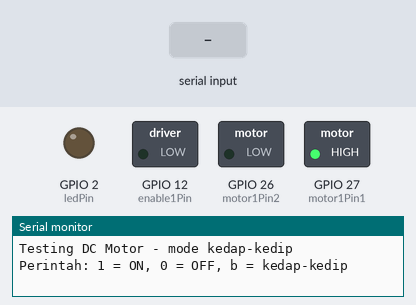
Simulated run of this sketch. Board: ESP32. Parts: switched loads named in the sketch (green lamp = pin HIGH), output pins drawn as LEDs (lit = HIGH), the last lines printed to the serial monitor. Dashed ring = blinking. The inputs (shaded band) are chosen by the test bench.

Above: at 1.2 s.
1.3 s: "b" received over Serial
At 1.55 s:
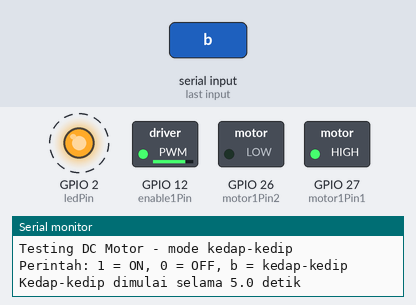
4.3 s: "1" received over Serial
At 5.0 s:
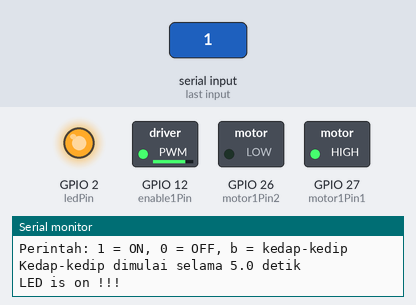
5.8 s: "B" received over Serial
At 11.3 s:
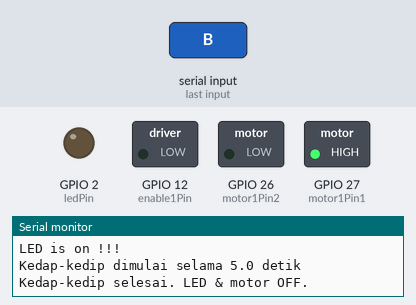
Timing chart, 0 to 12.8 s (numbered marks = the images above; inputs shaded):
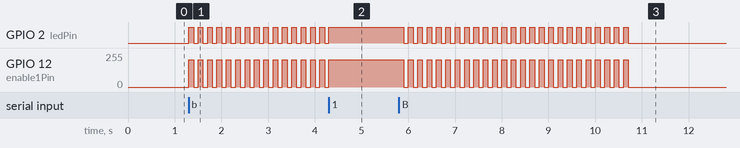

Measured:
- after the input at 1.3 s, GPIO 2 (ledPin): alternates HIGH for 0.10 s and LOW for 0.10 s, starting at once; GPIO 12 (enable1Pin): alternates 204/255 for 0.10 s and 0/255 for 0.10 s, starting at once
- after the input at 4.3 s, GPIO 2 (ledPin): goes on until 4.3 s, then stays HIGH; GPIO 12 (enable1Pin): goes on until 4.3 s, then stays 204/255
- after the input at 5.8 s, GPIO 2 (ledPin): alternates HIGH for 0.10 s and LOW for 0.10 s, 49 changes in all, then stays LOW, starting after 0.10 s; GPIO 12 (enable1Pin): alternates 204/255 for 0.10 s and 0/255 for 0.10 s, 49 changes in all, then stays 0/255, starting after 0.10 s

The sketch:

kedap_kedip_Motor.ino
```cpp
// ============================================================
// iMCLab - Motor DC + LED Kedap-Kedip (Blink) beberapa detik
// Modifikasi dari on_off_Motor.ino
//
// Perintah via Serial Monitor / Python (baud 115200):
//   '1' -> Motor + LED ON terus-menerus
//   '0' -> Motor + LED OFF (juga membatalkan kedap-kedip)
//   'b' -> Kedap-kedip selama BLINK_DURATION_MS lalu otomatis OFF
//
// Kedap-kedip memakai millis() (non-blocking), jadi perintah '0'
// tetap bisa diterima saat kedap-kedip sedang berjalan.
// ============================================================

int ledPin = 2;

int motor1Pin1 = 27;
int motor1Pin2 = 26;
int enable1Pin = 12;

// Setting PWM properties
const int freq = 30000;
const int pwmChannel = 0;
const int resolution = 8;
int dutyCycle = 200;

// ---------------- Pengaturan kedap-kedip ----------------
const unsigned long BLINK_INTERVAL_MS = 100;   // lama 1 fase ON / OFF (ms)
const unsigned long BLINK_DURATION_MS = 5000;  // total waktu kedap-kedip (ms)
const bool BLINK_MOTOR = true;                 // true  = LED + motor ikut kedip
                                               // false = hanya LED yang kedip

bool blinking = false;
bool blinkState = false;
unsigned long blinkStart = 0;
unsigned long lastToggle = 0;

void setup()
{
  pinMode(ledPin, OUTPUT);
  Serial.begin(115200);

  pinMode(motor1Pin1, OUTPUT);
  pinMode(motor1Pin2, OUTPUT);
  pinMode(enable1Pin, OUTPUT);

  // configure PWM
  ledcSetup(pwmChannel, freq, resolution);
  ledcAttachPin(enable1Pin, pwmChannel);

  MotorOff();   // pastikan motor mati saat start

  Serial.println("Testing DC Motor - mode kedap-kedip");
  Serial.println("Perintah: 1 = ON, 0 = OFF, b = kedap-kedip");
}

void MotorOn()
{
  dutyCycle = 205;
  digitalWrite(motor1Pin1, HIGH);
  digitalWrite(motor1Pin2, LOW);
  ledcWrite(pwmChannel, dutyCycle);
}

void MotorOff()
{
  dutyCycle = 0;
  digitalWrite(motor1Pin1, HIGH);
  digitalWrite(motor1Pin2, LOW);
  ledcWrite(pwmChannel, dutyCycle);
}

void mulaiKedip()
{
  blinking = true;
  blinkState = false;
  blinkStart = millis();
  lastToggle = blinkStart - BLINK_INTERVAL_MS;  // langsung toggle di loop berikutnya
  Serial.print("Kedap-kedip dimulai selama ");
  Serial.print(BLINK_DURATION_MS / 1000.0, 1);
  Serial.println(" detik");
}

void hentikanKedip()
{
  blinking = false;
  blinkState = false;
  digitalWrite(ledPin, LOW);
  MotorOff();
}

void updateKedip()
{
  if (!blinking) return;

  unsigned long now = millis();

  // Waktu kedap-kedip habis -> matikan semuanya
  if (now - blinkStart >= BLINK_DURATION_MS)
  {
    hentikanKedip();
    Serial.println("Kedap-kedip selesai. LED & motor OFF.");
    return;
  }

  // Ganti fase ON/OFF setiap BLINK_INTERVAL_MS
  if (now - lastToggle >= BLINK_INTERVAL_MS)
  {
    lastToggle = now;
    blinkState = !blinkState;

    digitalWrite(ledPin, blinkState ? HIGH : LOW);

    if (BLINK_MOTOR)
    {
      if (blinkState) MotorOn();
      else            MotorOff();
    }
  }
}

void loop()
{
  if (Serial.available() > 0)
  {
    char myData = Serial.read();

    if (myData == '1')
    {
      blinking = false;
      Serial.println("LED is on !!!");
      digitalWrite(ledPin, HIGH);
      MotorOn();
    }
    else if (myData == '0')
    {
      blinking = false;
      Serial.println("LED is off !!!");
      digitalWrite(ledPin, LOW);
      MotorOff();
    }
    else if (myData == 'b' || myData == 'B')
    {
      mulaiKedip();
    }
  }

  updateKedip();
}
```
